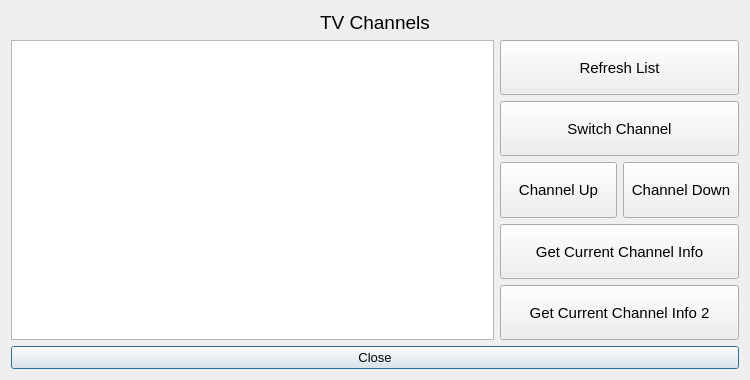
<?xml version="1.0" encoding="UTF-8"?>
<ui version="4.0">
 <class>channels</class>
 <widget class="QDialog" name="channels">
  <property name="geometry">
   <rect>
    <x>0</x>
    <y>0</y>
    <width>750</width>
    <height>380</height>
   </rect>
  </property>
  <property name="windowTitle">
   <string>TV Channels</string>
  </property>
  <layout class="QGridLayout" name="gridLayout_2">
   <item row="1" column="0" rowspan="3" colspan="2">
    <widget class="QListWidget" name="listWidget_Channels">
     <property name="font">
      <font>
       <pointsize>12</pointsize>
      </font>
     </property>
    </widget>
   </item>
   <item row="5" column="0" colspan="3">
    <widget class="QPushButton" name="pushButton_Close">
     <property name="font">
      <font>
       <pointsize>10</pointsize>
      </font>
     </property>
     <property name="text">
      <string>Close</string>
     </property>
    </widget>
   </item>
   <item row="0" column="0" colspan="3">
    <widget class="QLabel" name="label_Channels">
     <property name="sizePolicy">
      <sizepolicy hsizetype="Expanding" vsizetype="Fixed">
       <horstretch>0</horstretch>
       <verstretch>0</verstretch>
      </sizepolicy>
     </property>
     <property name="font">
      <font>
       <pointsize>14</pointsize>
      </font>
     </property>
     <property name="text">
      <string>TV Channels</string>
     </property>
     <property name="alignment">
      <set>Qt::AlignCenter</set>
     </property>
    </widget>
   </item>
   <item row="1" column="2" rowspan="3">
    <layout class="QGridLayout" name="gridLayout_Controls">
     <item row="4" column="0" colspan="2">
      <widget class="QPushButton" name="pushButton_Info">
       <property name="sizePolicy">
        <sizepolicy hsizetype="Minimum" vsizetype="Expanding">
         <horstretch>0</horstretch>
         <verstretch>0</verstretch>
        </sizepolicy>
       </property>
       <property name="font">
        <font>
         <pointsize>11</pointsize>
        </font>
       </property>
       <property name="text">
        <string>Get Current Channel Info</string>
       </property>
      </widget>
     </item>
     <item row="3" column="1">
      <widget class="QPushButton" name="pushButton_Down">
       <property name="sizePolicy">
        <sizepolicy hsizetype="Minimum" vsizetype="Expanding">
         <horstretch>0</horstretch>
         <verstretch>0</verstretch>
        </sizepolicy>
       </property>
       <property name="font">
        <font>
         <pointsize>11</pointsize>
        </font>
       </property>
       <property name="text">
        <string>Channel Down</string>
       </property>
      </widget>
     </item>
     <item row="0" column="0" colspan="2">
      <widget class="QPushButton" name="pushButton_Refresh">
       <property name="sizePolicy">
        <sizepolicy hsizetype="Minimum" vsizetype="Expanding">
         <horstretch>0</horstretch>
         <verstretch>0</verstretch>
        </sizepolicy>
       </property>
       <property name="font">
        <font>
         <pointsize>11</pointsize>
        </font>
       </property>
       <property name="text">
        <string>Refresh List</string>
       </property>
      </widget>
     </item>
     <item row="3" column="0">
      <widget class="QPushButton" name="pushButton_Up">
       <property name="sizePolicy">
        <sizepolicy hsizetype="Minimum" vsizetype="Expanding">
         <horstretch>0</horstretch>
         <verstretch>0</verstretch>
        </sizepolicy>
       </property>
       <property name="font">
        <font>
         <pointsize>11</pointsize>
        </font>
       </property>
       <property name="text">
        <string>Channel Up</string>
       </property>
      </widget>
     </item>
     <item row="2" column="0" colspan="2">
      <widget class="QPushButton" name="pushButton_Switch">
       <property name="sizePolicy">
        <sizepolicy hsizetype="Minimum" vsizetype="Expanding">
         <horstretch>0</horstretch>
         <verstretch>0</verstretch>
        </sizepolicy>
       </property>
       <property name="font">
        <font>
         <pointsize>11</pointsize>
        </font>
       </property>
       <property name="text">
        <string>Switch Channel</string>
       </property>
      </widget>
     </item>
     <item row="5" column="0" colspan="2">
      <widget class="QPushButton" name="pushButton_ProgInfo">
       <property name="sizePolicy">
        <sizepolicy hsizetype="Minimum" vsizetype="Expanding">
         <horstretch>0</horstretch>
         <verstretch>0</verstretch>
        </sizepolicy>
       </property>
       <property name="font">
        <font>
         <pointsize>11</pointsize>
        </font>
       </property>
       <property name="text">
        <string>Get Current Channel Info 2</string>
       </property>
      </widget>
     </item>
    </layout>
   </item>
  </layout>
 </widget>
 <resources/>
 <connections/>
</ui>
